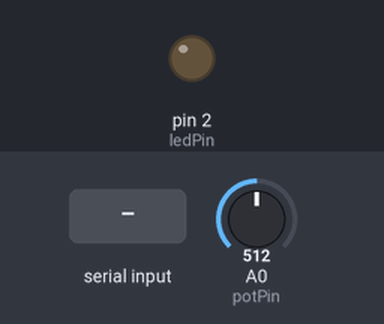
Bench run of a sketch on a simulated Arduino Uno, built with avr-gcc and run on an emulated ATmega328P. Shown: output pins drawn as LEDs (lit = HIGH). The test bench sets the inputs (shaded band); at power-on: A0 (potPin) = 512. What the sketch prints to the serial monitor is not drawn.

Above: at 1.2 s.
1.3 s: "1" received over Serial
At 2.1 s:
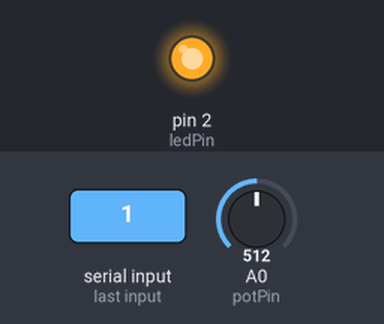
2.8 s: "0" received over Serial
At 3.4 s:
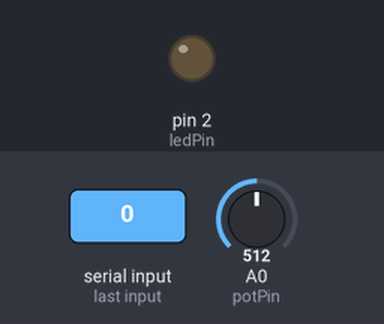
Timing chart, 0 to 5.8 s (numbered marks = the images above; inputs shaded):
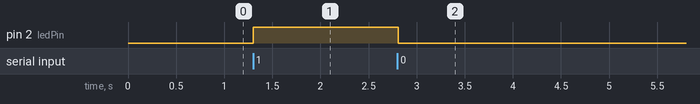

The sketch:

MSI_Week_3_task_1.ino
```cpp
int potPin = A0;
int ledPin = 2;

void setup() {
  Serial.begin(9600);
  pinMode(ledPin, OUTPUT);
}

void loop() {
  int val = analogRead(potPin);
  Serial.println(val); // Hantar nilai ke Python

  // Baca arahan dari Python (kalau ada)
  if (Serial.available() > 0) {
    char command = Serial.read();
    if (command == '1') {
      digitalWrite(ledPin, HIGH);
    } else if (command == '0') {
      digitalWrite(ledPin, LOW);
    }
  }
  delay(100);
}
```

Measured:
- after the input at 1.3 s, pin 2 (ledPin): LOW → HIGH at once
- after the input at 2.8 s, pin 2 (ledPin): HIGH → LOW at once
